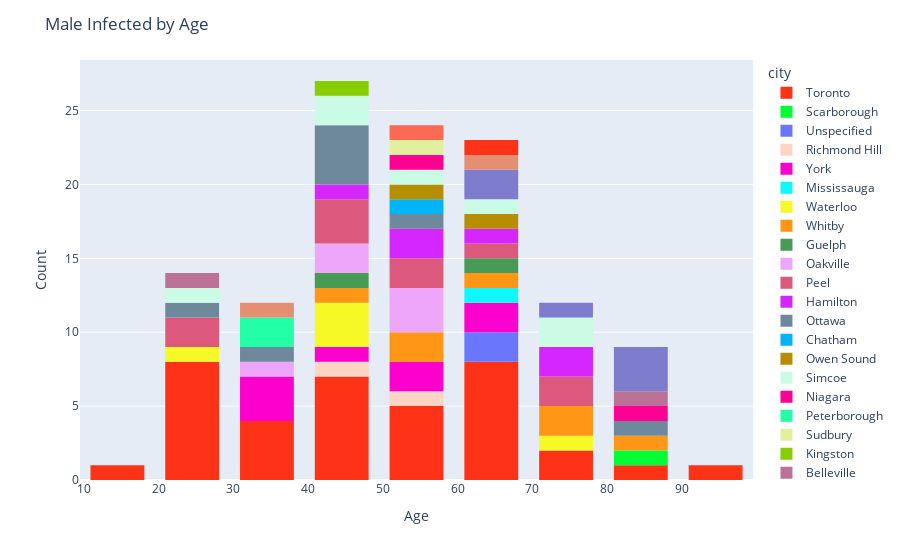

The code cell stored with this chart in its notebook:
### Code cell
fig = px.histogram(male, x="age", color = "city", color_discrete_sequence= px.colors.qualitative.Light24)
fig.update_layout(
    title_text='Male Infected by Age', # title of plot
    xaxis_title_text='Age', # xaxis label
    yaxis_title_text='Count', # yaxis label
     bargap=0.2, # gap between bars of adjacent location coordinates
     bargroupgap=0.1 # gap between bars of the same location coordinates
)

fig.show()

### Figure 1 — Plotly figure (JSON) as saved in the notebook; plotly's stock layout.template omitted (floating-point values rounded to 4 significant figures)
{"data": [{"alignmentgroup": "True", "bingroup": "x", "hoverlabel": {"namelength": 0}, "hovertemplate": "city=Toronto<br>age=%{x}<br>count=%{y}", "legendgroup": "Toronto", "marker": {"color": "#FD3216"}, "name": "Toronto", "offsetgroup": "Toronto", "orientation": "v", "showlegend": true, "type": "histogram", "x": [50, 60, 60, 50, 40, 20, 60, 60, 30, 50, 80, 30, 60, 20, 70, 40, 10, 30, 20, 60, 30, 20, 20, 40, 20, 40, 40, 70, 40, 60, 20, 50, 50, 60, 90, 20, 40], "xaxis": "x", "yaxis": "y"}, {"alignmentgroup": "True", "bingroup": "x", "hoverlabel": {"namelength": 0}, "hovertemplate": "city=Scarborough<br>age=%{x}<br>count=%{y}", "legendgroup": "Scarborough", "marker": {"color": "#00FE35"}, "name": "Scarborough", "offsetgroup": "Scarborough", "orientation": "v", "showlegend": true, "type": "histogram", "x": [80], "xaxis": "x", "yaxis": "y"}, {"alignmentgroup": "True", "bingroup": "x", "hoverlabel": {"namelength": 0}, "hovertemplate": "city=Unspecified<br>age=%{x}<br>count=%{y}", "legendgroup": "Unspecified", "marker": {"color": "#6A76FC"}, "name": "Unspecified", "offsetgroup": "Unspecified", "orientation": "v", "showlegend": true, "type": "histogram", "x": [69, 60], "xaxis": "x", "yaxis": "y"}, {"alignmentgroup": "True", "bingroup": "x", "hoverlabel": {"namelength": 0}, "hovertemplate": "city=Richmond Hill<br>age=%{x}<br>count=%{y}", "legendgroup": "Richmond Hill", "marker": {"color": "#FED4C4"}, "name": "Richmond Hill", "offsetgroup": "Richmond Hill", "orientation": "v", "showlegend": true, "type": "histogram", "x": [50, 40], "xaxis": "x", "yaxis": "y"}, {"alignmentgroup": "True", "bingroup": "x", "hoverlabel": {"namelength": 0}, "hovertemplate": "city=York<br>age=%{x}<br>count=%{y}", "legendgroup": "York", "marker": {"color": "#FE00CE"}, "name": "York", "offsetgroup": "York", "orientation": "v", "showlegend": true, "type": "histogram", "x": [50, 60, 30, 30, 50, 60, 30, 40], "xaxis": "x", "yaxis": "y"}, {"alignmentgroup": "True", "bingroup": "x", "hoverlabel": {"namelength": 0}, "hovertemplate": "city=Mississauga<br>age=%{x}<br>count=%{y}", "legendgroup": "Mississauga", "marker": {"color": "#0DF9FF"}, "name": "Mississauga", "offsetgroup": "Mississauga", "orientation": "v", "showlegend": true, "type": "histogram", "x": [60], "xaxis": "x", "yaxis": "y"}, {"alignmentgroup": "True", "bingroup": "x", "hoverlabel": {"namelength": 0}, "hovertemplate": "city=Waterloo<br>age=%{x}<br>count=%{y}", "legendgroup": "Waterloo", "marker": {"color": "#F6F926"}, "name": "Waterloo", "offsetgroup": "Waterloo", "orientation": "v", "showlegend": true, "type": "histogram", "x": [40, 40, 70, 20, 40], "xaxis": "x", "yaxis": "y"}, {"alignmentgroup": "True", "bingroup": "x", "hoverlabel": {"namelength": 0}, "hovertemplate": "city=Whitby<br>age=%{x}<br>count=%{y}", "legendgroup": "Whitby", "marker": {"color": "#FF9616"}, "name": "Whitby", "offsetgroup": "Whitby", "orientation": "v", "showlegend": true, "type": "histogram", "x": [50, 50, 60, 70, 80, 40, 70], "xaxis": "x", "yaxis": "y"}, {"alignmentgroup": "True", "bingroup": "x", "hoverlabel": {"namelength": 0}, "hovertemplate": "city=Guelph<br>age=%{x}<br>count=%{y}", "legendgroup": "Guelph", "marker": {"color": "#479B55"}, "name": "Guelph", "offsetgroup": "Guelph", "orientation": "v", "showlegend": true, "type": "histogram", "x": [40, 60], "xaxis": "x", "yaxis": "y"}, {"alignmentgroup": "True", "bingroup": "x", "hoverlabel": {"namelength": 0}, "hovertemplate": "city=Oakville<br>age=%{x}<br>count=%{y}", "legendgroup": "Oakville", "marker": {"color": "#EEA6FB"}, "name": "Oakville", "offsetgroup": "Oakville", "orientation": "v", "showlegend": true, "type": "histogram", "x": [30, 40, 50, 50, 50, 40], "xaxis": "x", "yaxis": "y"}, {"alignmentgroup": "True", "bingroup": "x", "hoverlabel": {"namelength": 0}, "hovertemplate": "city=Peel<br>age=%{x}<br>count=%{y}", "legendgroup": "Peel", "marker": {"color": "#DC587D"}, "name": "Peel", "offsetgroup": "Peel", "orientation": "v", "showlegend": true, "type": "histogram", "x": [20, 50, 50, 40, 70, 20, 40, 60, 40, 70], "xaxis": "x", "yaxis": "y"}, {"alignmentgroup": "True", "bingroup": "x", "hoverlabel": {"namelength": 0}, "hovertemplate": "city=Hamilton<br>age=%{x}<br>count=%{y}", "legendgroup": "Hamilton", "marker": {"color": "#D626FF"}, "name": "Hamilton", "offsetgroup": "Hamilton", "orientation": "v", "showlegend": true, "type": "histogram", "x": [70, 50, 40, 50, 60, 70], "xaxis": "x", "yaxis": "y"}, {"alignmentgroup": "True", "bingroup": "x", "hoverlabel": {"namelength": 0}, "hovertemplate": "city=Ottawa<br>age=%{x}<br>count=%{y}", "legendgroup": "Ottawa", "marker": {"color": "#6E899C"}, "name": "Ottawa", "offsetgroup": "Ottawa", "orientation": "v", "showlegend": true, "type": "histogram", "x": [20, 40, 30, 80, 40, 40, 40, 50], "xaxis": "x", "yaxis": "y"}, {"alignmentgroup": "True", "bingroup": "x", "hoverlabel": {"namelength": 0}, "hovertemplate": "city=Chatham<br>age=%{x}<br>count=%{y}", "legendgroup": "Chatham", "marker": {"color": "#00B5F7"}, "name": "Chatham", "offsetgroup": "Chatham", "orientation": "v", "showlegend": true, "type": "histogram", "x": [50], "xaxis": "x", "yaxis": "y"}, {"alignmentgroup": "True", "bingroup": "x", "hoverlabel": {"namelength": 0}, "hovertemplate": "city=Owen Sound<br>age=%{x}<br>count=%{y}", "legendgroup": "Owen Sound", "marker": {"color": "#B68E00"}, "name": "Owen Sound", "offsetgroup": "Owen Sound", "orientation": "v", "showlegend": true, "type": "histogram", "x": [60, 50], "xaxis": "x", "yaxis": "y"}, {"alignmentgroup": "True", "bingroup": "x", "hoverlabel": {"namelength": 0}, "hovertemplate": "city=Simcoe<br>age=%{x}<br>count=%{y}", "legendgroup": "Simcoe", "marker": {"color": "#C9FBE5"}, "name": "Simcoe", "offsetgroup": "Simcoe", "orientation": "v", "showlegend": true, "type": "histogram", "x": [60, 70, 70, 50, 20, 40, 40], "xaxis": "x", "yaxis": "y"}, {"alignmentgroup": "True", "bingroup": "x", "hoverlabel": {"namelength": 0}, "hovertemplate": "city=Niagara<br>age=%{x}<br>count=%{y}", "legendgroup": "Niagara", "marker": {"color": "#FF0092"}, "name": "Niagara", "offsetgroup": "Niagara", "orientation": "v", "showlegend": true, "type": "histogram", "x": [50, 80], "xaxis": "x", "yaxis": "y"}, {"alignmentgroup": "True", "bingroup": "x", "hoverlabel": {"namelength": 0}, "hovertemplate": "city=Peterborough<br>age=%{x}<br>count=%{y}", "legendgroup": "Peterborough", "marker": {"color": "#22FFA7"}, "name": "Peterborough", "offsetgroup": "Peterborough", "orientation": "v", "showlegend": true, "type": "histogram", "x": [30, 30], "xaxis": "x", "yaxis": "y"}, {"alignmentgroup": "True", "bingroup": "x", "hoverlabel": {"namelength": 0}, "hovertemplate": "city=Sudbury<br>age=%{x}<br>count=%{y}", "legendgroup": "Sudbury", "marker": {"color": "#E3EE9E"}, "name": "Sudbury", "offsetgroup": "Sudbury", "orientation": "v", "showlegend": true, "type": "histogram", "x": [50], "xaxis": "x", "yaxis": "y"}, {"alignmentgroup": "True", "bingroup": "x", "hoverlabel": {"namelength": 0}, "hovertemplate": "city=Kingston<br>age=%{x}<br>count=%{y}", "legendgroup": "Kingston", "marker": {"color": "#86CE00"}, "name": "Kingston", "offsetgroup": "Kingston", "orientation": "v", "showlegend": true, "type": "histogram", "x": [40], "xaxis": "x", "yaxis": "y"}, {"alignmentgroup": "True", "bingroup": "x", "hoverlabel": {"namelength": 0}, "hovertemplate": "city=Belleville<br>age=%{x}<br>count=%{y}", "legendgroup": "Belleville", "marker": {"color": "#BC7196"}, "name": "Belleville", "offsetgroup": "Belleville", "orientation": "v", "showlegend": true, "type": "histogram", "x": [20, 80], "xaxis": "x", "yaxis": "y"}, {"alignmentgroup": "True", "bingroup": "x", "hoverlabel": {"namelength": 0}, "hovertemplate": "city=Port Hope<br>age=%{x}<br>count=%{y}", "legendgroup": "Port Hope", "marker": {"color": "#7E7DCD"}, "name": "Port Hope", "offsetgroup": "Port Hope", "orientation": "v", "showlegend": true, "type": "histogram", "x": [60, 80, 60, 70, 80, 80], "xaxis": "x", "yaxis": "y"}, {"alignmentgroup": "True", "bingroup": "x", "hoverlabel": {"namelength": 0}, "hovertemplate": "city=Timmins<br>age=%{x}<br>count=%{y}", "legendgroup": "Timmins", "marker": {"color": "#FC6955"}, "name": "Timmins", "offsetgroup": "Timmins", "orientation": "v", "showlegend": true, "type": "histogram", "x": [50], "xaxis": "x", "yaxis": "y"}, {"alignmentgroup": "True", "bingroup": "x", "hoverlabel": {"namelength": 0}, "hovertemplate": "city=Cornwall<br>age=%{x}<br>count=%{y}", "legendgroup": "Cornwall", "marker": {"color": "#E48F72"}, "name": "Cornwall", "offsetgroup": "Cornwall", "orientation": "v", "showlegend": true, "type": "histogram", "x": [30, 60], "xaxis": "x", "yaxis": "y"}, {"alignmentgroup": "True", "bingroup": "x", "hoverlabel": {"namelength": 0}, "hovertemplate": "city=Windsor<br>age=%{x}<br>count=%{y}", "legendgroup": "Windsor", "marker": {"color": "#FD3216"}, "name": "Windsor", "offsetgroup": "Windsor", "orientation": "v", "showlegend": true, "type": "histogram", "x": [60], "xaxis": "x", "yaxis": "y"}], "layout": {"bargap": 0.2, "bargroupgap": 0.1, "barmode": "relative", "legend": {"title": {"text": "city"}, "tracegroupgap": 0}, "margin": {"t": 60}, "title": {"text": "Male Infected by Age"}, "xaxis": {"anchor": "y", "domain": [0, 1], "title": {"text": "Age"}}, "yaxis": {"anchor": "x", "domain": [0, 1], "title": {"text": "Count"}}}}
